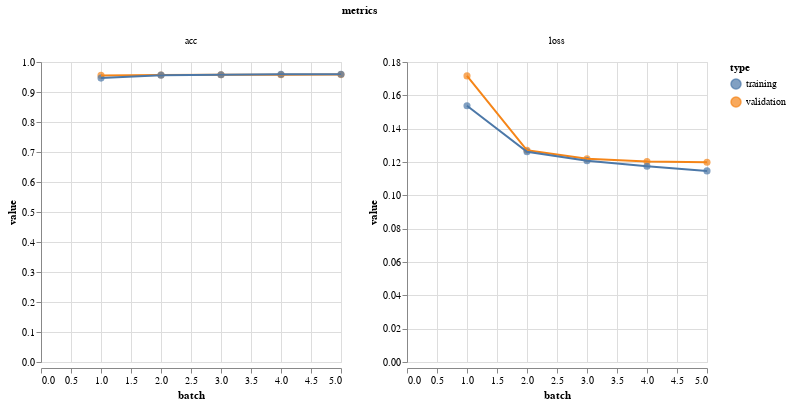

The notebook cell saved with this chart:
### Markdown cell above
### Step 4: Evaluate the Model

### Code cell
vis.metrics(output.history)

### Figure 1 — Vega-Lite specification as saved in the notebook (floating-point values rounded to 4 significant figures)
{"$schema": "https://vega.github.io/schema/vega-lite/v2.4.3.json", "config": {"view": {"height": 300, "width": 400}}, "data": {"values": [{"batch": 1, "metrics": "loss", "type": "validation", "value": 0.1717}, {"batch": 2, "metrics": "loss", "type": "validation", "value": 0.127}, {"batch": 3, "metrics": "loss", "type": "validation", "value": 0.1219}, {"batch": 4, "metrics": "loss", "type": "validation", "value": 0.1202}, {"batch": 5, "metrics": "loss", "type": "validation", "value": 0.1198}, {"batch": 1, "metrics": "acc", "type": "validation", "value": 0.9554}, {"batch": 2, "metrics": "acc", "type": "validation", "value": 0.9569}, {"batch": 3, "metrics": "acc", "type": "validation", "value": 0.9577}, {"batch": 4, "metrics": "acc", "type": "validation", "value": 0.9573}, {"batch": 5, "metrics": "acc", "type": "validation", "value": 0.958}, {"batch": 1, "metrics": "loss", "type": "training", "value": 0.1538}, {"batch": 2, "metrics": "loss", "type": "training", "value": 0.1262}, {"batch": 3, "metrics": "loss", "type": "training", "value": 0.1208}, {"batch": 4, "metrics": "loss", "type": "training", "value": 0.1175}, {"batch": 5, "metrics": "loss", "type": "training", "value": 0.1147}, {"batch": 1, "metrics": "acc", "type": "training", "value": 0.9463}, {"batch": 2, "metrics": "acc", "type": "training", "value": 0.9562}, {"batch": 3, "metrics": "acc", "type": "training", "value": 0.9575}, {"batch": 4, "metrics": "acc", "type": "training", "value": 0.9588}, {"batch": 5, "metrics": "acc", "type": "training", "value": 0.9594}]}, "facet": {"column": {"field": "metrics", "type": "nominal"}}, "resolve": {"scale": {"color": "shared", "x": "shared", "y": "independent"}}, "spec": {"layer": [{"encoding": {"color": {"field": "type", "type": "nominal"}, "tooltip": [{"field": "batch", "type": "quantitative"}, {"field": "value", "type": "quantitative"}], "x": {"field": "batch", "type": "quantitative"}, "y": {"field": "value", "type": "quantitative"}}, "height": 300, "mark": {"size": 50, "type": "circle"}, "width": 300}, {"encoding": {"color": {"field": "type", "type": "nominal"}, "x": {"field": "batch", "type": "quantitative"}, "y": {"field": "value", "type": "quantitative"}}, "height": 300, "mark": "line", "width": 300}]}}
